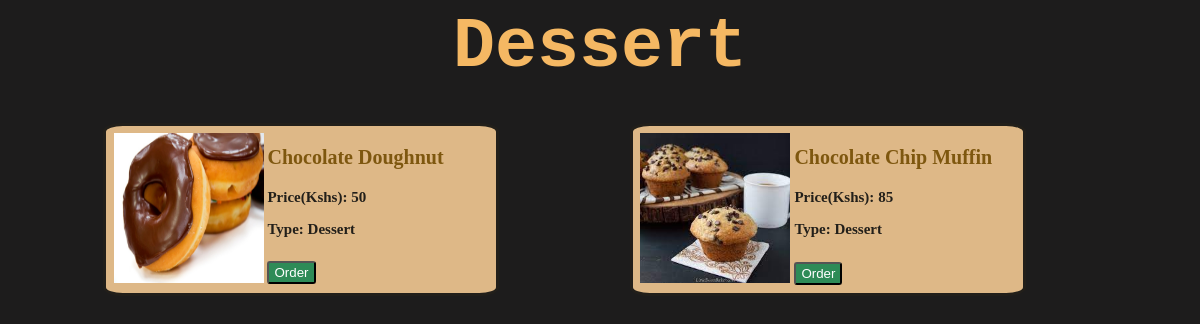
Page /php/dessert_menu.php on the committed database.
### tables this page shows
CREATE TABLE `food_menu` (
  `food_id` int(5) NOT NULL,
  `food_name` varchar(30) NOT NULL,
  `food_image_path` varchar(50) NOT NULL,
  `food_price` int(10) NOT NULL,
  `type_id` int(5) NOT NULL
);

CREATE TABLE `menu_type` (
  `type_id` int(5) NOT NULL,
  `food_type_name` varchar(30) NOT NULL
);

### php/dessert_menu.php (the view, shortened to what this page needs)
<!DOCTYPE html>
<html lang="en">
<head>
    <link rel="stylesheet" href="../css/menu_admin.css?1422585377">
</head>
<body>
    <?php
require_once("connect.php");
    $sql = "SELECT food_menu.food_id,food_menu.food_name, food_menu.food_price, food_menu.food_image_path ,menu_type.food_type_name FROM food_menu,
    menu_type WHERE food_menu.type_id = menu_type.type_id AND food_menu.type_id = '4'";
    $result = $conn-> query($sql);
    ?>
<h1>Dessert</h1>
    <?php
    if($result-> num_rows > 0 )
    { ?>
        <?php while ($row = $result-> fetch_assoc()) {?>
            <div class="boxes">
                <div class="images">
                <img src="asset/<?php echo $row['food_image_path'];?>" width="150" height="150" ></img>
                </div>
                <form method="POST" action="add_to_cart.php">
                <div class="details">
                    <h3 class="food-title"><?php echo $row['food_name'];?></h3>
                    <h3>Price(Kshs): <?php echo $row['food_price'];?></h3>
                    <h3>Type: <?php echo $row['food_type_name'];?></h3>
                    <button type="submit" name="order_btn" class= "edit-btn">Order</button>
                </div>
                </form>
            </div>
        <?php } ?>
    <?php } ?>
</body>
</html>

### css/menu_admin.css (style rules this page uses)
body { background-color: rgb(59, 43, 43); background-color: #1d1c1c; }
.boxes { width: 33%; height: 70%; margin: 3%; float: left; color: #221f1a; font-size: x-large; border-style: solid; border-radius: 5%; background-color: burlywood; margin-left: 8%; }
h1 { text-align: center; margin: 0%; margin-top: 0; margin-bottom: 0; font-family: monospace; color: rgb(245, 184, 99); font-size: 70px; }
h3 { font-size: 15px; text-align: left; }
.food-title { font-size: 20px; color: rgb(126, 87, 15); text-align: left; }
.images { padding: 2%; border-radius: 15%; padding-right: 1%; padding-bottom: 1%; float: left; }
.details { float: left; }
.edit-btn { text-decoration: none; padding: 2px 5px; background: #2E8B57; color: white; border-radius: 3px; margin-top:1%; margin-top: 5%; }

### rows in the picture
food_menu: food_image_path (picture), food_name "Chocolate Doughnut", food_price "50", type.food_type_name "Dessert"
food_menu: food_image_path (picture), food_name "Chocolate Chip Muffin", food_price "85", type.food_type_name "Dessert"
